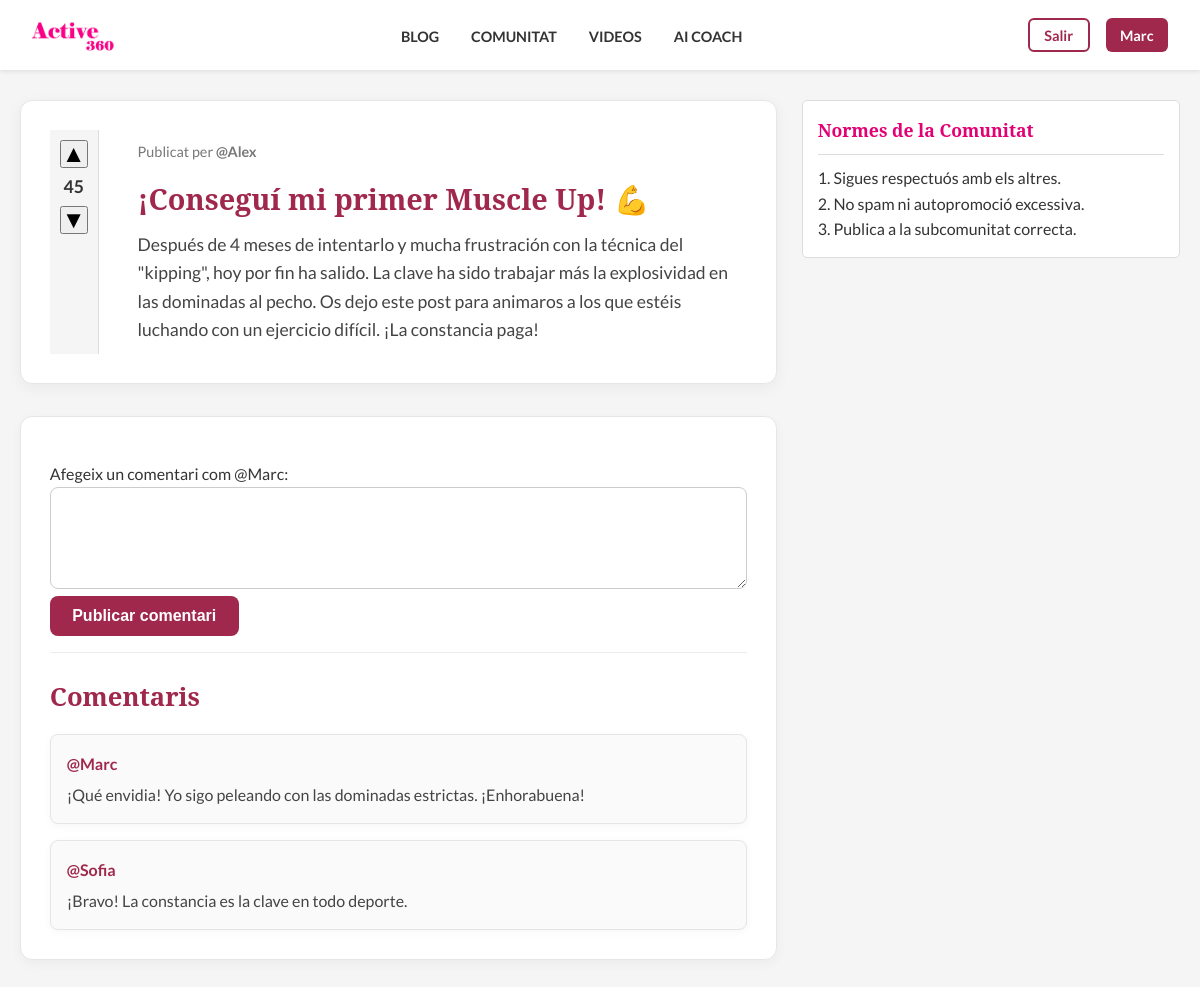
Page /php/publicacion.php?id=206 (signed in) on the committed database.
### tables this page shows
CREATE TABLE `publicaciones` (
  `id` int(10) UNSIGNED NOT NULL,
  `titulo` varchar(255) NOT NULL,
  `contenido` text NOT NULL,
  `votos` int(11) NOT NULL DEFAULT 0,
  `usuario_id` int(10) UNSIGNED NOT NULL,
  `creado_en` timestamp NOT NULL DEFAULT current_timestamp()
);

CREATE TABLE `usuarios` (
  `id` int(10) UNSIGNED NOT NULL,
  `nombre` varchar(100) NOT NULL,
  `apellidos` varchar(150) NOT NULL,
  `correo` varchar(150) NOT NULL,
  `contrasenya` varchar(255) NOT NULL,
  `genero` enum('masculino','femenino','NS') NOT NULL,
  `terminos` enum('Si','No') NOT NULL DEFAULT 'No',
  `creado_en` timestamp NOT NULL DEFAULT current_timestamp(),
  `token_recuperacion` varchar(255) DEFAULT NULL,
  `token_expiracion` datetime DEFAULT NULL
);

CREATE TABLE `comentarios` (
  `id` int(10) UNSIGNED NOT NULL,
  `contenido` text NOT NULL,
  `usuario_id` int(10) UNSIGNED NOT NULL,
  `publicacion_id` int(10) UNSIGNED NOT NULL,
  `creado_en` timestamp NOT NULL DEFAULT current_timestamp(),
  `votos` int(11) NOT NULL DEFAULT 0,
  `parent_id` int(10) UNSIGNED DEFAULT NULL
);

### php/publicacion.php (the view, shortened to what this page needs)
<?php
require_once 'conexion.php';
$idDeLaPublicacionSolicitada = (int)($_GET['id'] ?? 0);
$ordenSQLParaBuscarLaPublicacion = "
    SELECT p.id, p.titulo, p.contenido, p.votos, p.creado_en,
           u.nombre AS autor
    FROM publicaciones p
    JOIN usuarios u ON p.usuario_id = u.id
    WHERE p.id = ?
    LIMIT 1
";
$consultaParaObtenerDetallesDelPost = $con->prepare($ordenSQLParaBuscarLaPublicacion);
$consultaParaObtenerDetallesDelPost->bind_param("i", $idDeLaPublicacionSolicitada);
$consultaParaObtenerDetallesDelPost->execute();
$resultadoDeLaBusquedaDelPost = $consultaParaObtenerDetallesDelPost->get_result();
$datosDeLaPublicacion = $resultadoDeLaBusquedaDelPost->fetch_assoc();
$ordenSQLParaBuscarComentarios = "
    SELECT c.contenido, c.creado_en, u.nombre AS autor
    FROM comentarios c
    JOIN usuarios u ON c.usuario_id = u.id
    WHERE c.publicacion_id = ?
    ORDER BY c.creado_en ASC
";
$consultaParaObtenerLaListaDeComentarios = $con->prepare($ordenSQLParaBuscarComentarios);
$consultaParaObtenerLaListaDeComentarios->bind_param("i", $idDeLaPublicacionSolicitada);
$consultaParaObtenerLaListaDeComentarios->execute();
$listaDeTodosLosComentarios = $consultaParaObtenerLaListaDeComentarios->get_result();
?>
<!DOCTYPE html>
<html lang="ca">
<head>
    <link rel="stylesheet" href="../css/comunidad.css">
</head>
<body>
<header>
   <?php require_once 'cabezera.php'; ?>
</header>
<main class="comunidad-main">
    <div class="comunidad-container">
        <section class="post-feed">
            <article class="post-card post-detalle">
                <div class="post-votes">
                    <form action="votar.php" method="post">
                        <button type="submit" name="accion" value="up" class="upvote">▲</button>
                        <span class="vote-count"><?= (int)$datosDeLaPublicacion['votos'] ?></span>
                        <button type="submit" name="accion" value="down" class="downvote">▼</button>
                    </form>
                </div>
                <div class="post-content">
                    <div class="post-meta">
                        <span>
                            Publicat per <strong>@<?= htmlspecialchars($datosDeLaPublicacion['autor']) ?></strong>
                        </span>
                    </div>
                    <h1><?= htmlspecialchars($datosDeLaPublicacion['titulo']) ?></h1>
                    <p><?= nl2br(htmlspecialchars($datosDeLaPublicacion['contenido'])) ?></p>
                </div>
            </article>
            <section class="comments-section">
                <?php if (isset($_SESSION['id'])): ?>
                    <form action="guardar_comentario.php" method="post" class="comment-form">
                        <label for="comentario">
                            Afegeix un comentari com @<?= htmlspecialchars($_SESSION['nombre']) ?>:
                        </label>
                        <textarea id="comentario" name="comentario" rows="4" required></textarea>
                        <button type="submit" class="btn-create-post">Publicar comentari</button>
                    </form>
                <?php else: ?>
                    <p>Has d'<a href="Login.php">iniciar sessió</a> per comentar.</p>
                <?php endif; ?>
                <h2>Comentaris</h2>
                <?php if ($listaDeTodosLosComentarios->num_rows > 0): ?>
                    <ul class="comments-list">
                        <?php while ($comentarioIndividual = $listaDeTodosLosComentarios->fetch_assoc()): ?>
                            <li class="comment-item">
                                <div class="comment-author">
                                    @<?= htmlspecialchars($comentarioIndividual['autor']) ?>
                                </div>
                                <div class="comment-body">
                                    <?= nl2br(htmlspecialchars($comentarioIndividual['contenido'])) ?>
                                </div>
                            </li>
                        <?php endwhile; ?>
                    </ul>
                <?php else: ?>
                    <p>Encara no hi ha comentaris. Sigues el primer!</p>
                <?php endif; ?>
            </section>
        </section>
        <aside class="sidebar-comunidad">
            <div class="rules-box">
                <h3>Normes de la Comunitat</h3>
                <p>1. Sigues respectuós amb els altres.</p>
                <p>2. No spam ni autopromoció excessiva.</p>
                <p>3. Publica a la subcomunitat correcta.</p>
            </div>
        </aside>
    </div>
</main>
</body>
</html>

### css/comunidad.css (style rules this page uses)
* { margin: 0; padding: 0; box-sizing: border-box; }
body { font-family: 'Lato', sans-serif; color: #333; background: var(--light-gray); line-height: 1.6; }
:root { --primary-color: #e20074; --secondary-color: #555; --light-gray: #f5f5f5; --dark-gray: #222; --border-color: #ddd; }
header { background: #fff; box-shadow: 0 2px 4px rgba(0, 0, 0, 0.1); position: fixed; top: 0; width: 100%; z-index: 1000; padding: 15px 30px; }
.comunidad-main { max-width: 1200px; margin: 100px auto 40px; padding: 0 20px; }
.comunidad-container { display: grid; grid-template-columns: 2fr 1fr; gap: 25px; }
.post-feed h1 { font-size: 2rem; color: var(--primary-color); margin-bottom: 5px; font-family: 'Noto Serif', serif; }
.btn-create-post { background: var(--primary-color); color: #fff; padding: 8px 15px; border-radius: 3px; text-decoration: none; font-weight: 700; transition: background 0.3s; }
.post-card { display: flex; background: #fff; border: 1px solid var(--border-color); border-radius: 5px; margin-bottom: 15px; transition: box-shadow 0.3s; }
.post-votes { display: flex; flex-direction: column; align-items: center; padding: 10px; background: var(--light-gray); color: var(--secondary-color); border-right: 1px solid var(--border-color); }
.vote-count { font-weight: 700; font-size: 1.1rem; margin: 5px 0; }
.upvote, .downvote { font-size: 1.5rem; cursor: pointer; line-height: 1; }
.post-content { padding: 10px 15px; flex-grow: 1; }
.post-meta { font-size: 0.8rem; color: #888; margin-bottom: 5px; }
.sidebar-comunidad { position: sticky; top: 100px; align-self: flex-start; }
.sub-community-box, .rules-box { background: #fff; border: 1px solid var(--border-color); border-radius: 5px; padding: 15px; margin-bottom: 15px; }
.sub-community-box h3, .rules-box h3 { font-size: 1.1rem; color: var(--primary-color); border-bottom: 1px solid var(--border-color); padding-bottom: 10px; margin-bottom: 10px; font-family: 'Noto Serif', serif; }
.btn-create-post { background: #a0284c; color: #ffffff; border: none; padding: 12px 20px; border-radius: 8px; font-size: 1rem; font-weight: 700; cursor: pointer; transition: all .25s ease; }
.post-feed h1 { font-size: 2rem; color: #a0284c; font-family: 'Noto Serif', serif; margin-bottom: 0.8rem; }
.post-detalle { background: #ffffff; padding: 1.8rem; border-radius: 12px; border: 1px solid #e6e6e6; box-shadow: 0 4px 15px rgba(0,0,0,0.05); display: flex; gap: 1.5rem; margin-bottom: 2rem; }
.post-votes { display: flex; flex-direction: column; align-items: center; gap: .4rem; }
.post-votes form { display: flex; flex-direction: column; align-items: center; }
.vote-count { font-weight: 700; color: #333; }
.post-content h1 { font-family: "Noto Serif", serif; font-size: 1.8rem; margin-bottom: .6rem; color: #a0284c; }
.post-content p { font-size: 1.1rem; line-height: 1.6; margin-top: .5rem; color: #444; }
.post-meta { font-size: 0.9rem; color: #777; margin-bottom: .8rem; }
.comments-section { margin-top: 2rem; background: #ffffff; padding: 1.8rem; border-radius: 12px; border: 1px solid #e6e6e6; box-shadow: 0 4px 12px rgba(0,0,0,0.04); }
.comments-section h2 { color: #a0284c; font-family: "Noto Serif", serif; font-size: 1.6rem; margin-bottom: 1rem; }
.comment-form { margin-bottom: 1.5rem; }
.comment-form textarea { width: 100%; padding: 12px; border-radius: 8px; border: 1px solid #ccc; resize: vertical; font-size: 1rem; font-family: inherit; transition: all .25s ease; }
.comment-form .btn-create-post { padding: .7rem 1.4rem; background: #a0284c; color: #fff; border: none; border-radius: 8px; font-weight: 700; cursor: pointer; transition: all .25s ease; }
.comments-list { list-style: none; padding-left: 0; display: flex; flex-direction: column; gap: 1rem; }
.comment-item { padding: 1rem; border-radius: 8px; background: #fafafa; border: 1px solid #e5e5e5; box-shadow: 0 2px 8px rgba(0,0,0,0.04); }
.comment-author { font-weight: 700; color: #a0284c; margin-bottom: .4rem; }
.comment-body { font-size: 1rem; line-height: 1.5; color: #444; }
.comments-section { margin-top: 1rem !important; }
.comment-form { margin-bottom: 1.5rem; padding: 1rem 0; border-bottom: 1px solid #ececec; }
.comments-section h2 { margin-top: 0.8rem; margin-bottom: 1rem; }
.comments-list { margin-top: 0.5rem; }

### rows in the picture
publicaciones: votos "45", usuario.nombre "Alex", titulo "¡Conseguí mi primer Muscle Up! 💪", contenido "Después de 4 meses de intentarlo y mucha frustración con la técnica del \"kipping\", hoy por fin ha salido. La clave ha sido trabajar más la explosividad en las dominadas al pecho. Os dejo este post para animaros a los que estéis luchando con un ejercicio difícil. ¡La constancia paga!"
comentarios: usuario.nombre "Marc", contenido "¡Qué envidia! Yo sigo peleando con las dominadas estrictas. ¡Enhorabuena!"
comentarios: usuario.nombre "Sofia", contenido "¡Bravo! La constancia es la clave en todo deporte."

### other values in the picture
$_SESSION['nombre'] "Marc"
